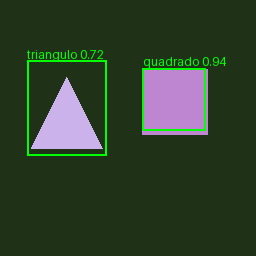
#> input picture projetos/yolo-duas-classes/evidencias/teste/predicao.png, 256 x 256 px
$ python processar.py ../yolo-duas-classes/evidencias/teste/predicao.png
#> lines starting #> are read from the running program, lines starting #| are printed output that depends on the picture; after the words box and inside, x2 and y2 are one past the last pixel; in counts of white or black regions, pixels touching at a corner belong together
#> in processar, source is the input picture: PIL image 256x256 RGB; mean R, G, B 46.7, 64.2, 41.2
"""Conversão explícita por pixel: RGB -> cinza -> binária (0 ou 255)."""
import argparse
import json
from pathlib import Path
from PIL import Image, ImageOps


def preparar_rgb(image):
    """Respeita orientação EXIF e compõe transparência sobre fundo branco."""
    image = ImageOps.exif_transpose(image).convert("RGBA")
    background = Image.new("RGBA", image.size, (255, 255, 255, 255))
#> background: PIL image 256x256 RGBA; every value is 255
    return Image.alpha_composite(background, image).convert("RGB")


def converter_cinza(image):
    """Luma aproximada: 0,299R + 0,587G + 0,114B, arredondada para inteiro."""
    if image.mode != "RGB":
        raise ValueError("converter_cinza requer uma imagem RGB; use preparar_rgb.")
    result = Image.new("L", image.size)
#> result: PIL image 256x256 L; every value is 0
    pixels = image.load()
    values = []
    for y in range(image.height):
        for x in range(image.width):
            r, g, b = pixels[x, y]
            values.append((299 * r + 587 * g + 114 * b + 500) // 1000)
#> after the loop, values = 65536 items
    result.putdata(values)
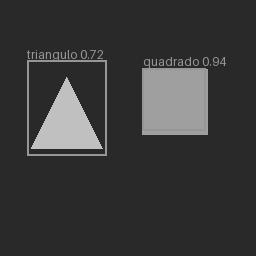
#> result: PIL image 256x256 L; min 41, max 192, mean 56.8
    return result


def binarizar(gray, limiar=128):
    """Cinza >= limiar vira branco (255); abaixo vira preto (0)."""
#> called with limiar = 128
    if type(limiar) is not int or not 0 <= limiar <= 255:
        raise ValueError("O limiar deve ser um inteiro entre 0 e 255.")
    if gray.mode != "L":
        raise ValueError("binarizar requer uma imagem em modo L.")
    result = Image.new("L", gray.size)
    result.putdata([255 if value >= limiar else 0 for value in gray.tobytes()])
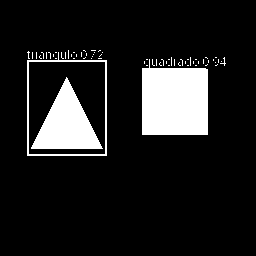
#> result: PIL image 256x256 L; 12.2% white; 66 white regions (63 under 20 px), largest, box (x1, y1, x2, y2) and area: (142, 59, 208, 135) 4429, (31, 77, 103, 149) 2628, (27, 52, 107, 156) 696
    return result


def montar_comparacao(rgb, gray, binary, limiar):
#> called with limiar = 128
    from PIL import ImageDraw, ImageFont
    width, height = rgb.size
#> width = 256; height = 256
    margin, title_height = 12, 42
    canvas = Image.new("RGB", (3 * width + 4 * margin, height + title_height + margin), "#f5f5f5")
#> canvas: PIL image 816x310 RGB; every value is 245
    draw = ImageDraw.Draw(canvas)
    font = ImageFont.load_default(size=18)
    titles = ["Original RGB", "Cinza: 0 a 255", f"Binaria: limiar {limiar}"]
    for index, (image, title) in enumerate(zip([rgb, gray, binary], titles)):
        x = margin + index * (width + margin)
        draw.text((x, 12), title, fill="#171717", font=font)
        canvas.paste(image.convert("RGB"), (x, title_height))
#> this loop made 3 passes
#> (title, x) on passes 1 to 3: ('Original RGB', 12), ('Cinza: 0 a 255', 280), ('Binaria: limiar 128', 548)
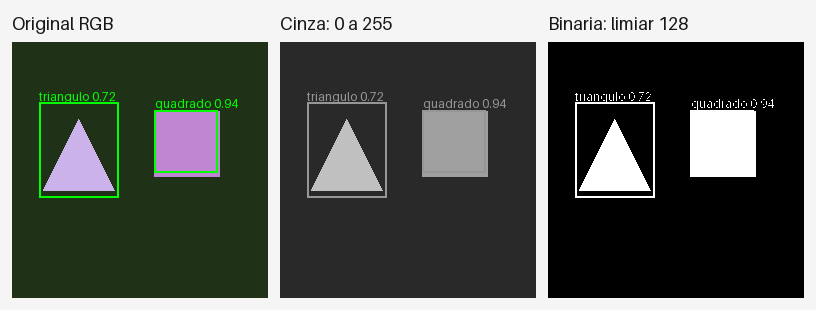
#> canvas: PIL image 816x310 RGB; mean R, G, B 88.3, 92.8, 86.8
    return canvas


def processar(input_path, output_dir="resultados", limiar=128):
    output = Path(output_dir)
    input_path = Path(input_path)
    # Valida o limiar antes de ler ou criar arquivos.
    if type(limiar) is not int or not 0 <= limiar <= 255:
        raise ValueError("O limiar deve ser um inteiro entre 0 e 255.")
    with Image.open(input_path) as source:
        rgb = preparar_rgb(source)
    gray = converter_cinza(rgb)
    binary = binarizar(gray, limiar)
    output.mkdir(parents=True, exist_ok=True)
    targets = [output / name for name in ["original.png", "cinza.png", "binaria.png", "comparacao.png", "relatorio.json"]]
    if input_path.resolve() in [p.resolve() for p in targets]:
        raise ValueError("A saída sobrescreveria a entrada; escolha outra pasta.")
    rgb.save(output / "original.png")
    gray.save(output / "cinza.png")
    binary.save(output / "binaria.png")
    montar_comparacao(rgb, gray, binary, limiar).save(output / "comparacao.png")
    values = list(binary.tobytes())
#> values = 65536 items
    report = {
        "entrada": input_path.name, "largura": rgb.width, "altura": rgb.height,
        "pixels": rgb.width * rgb.height, "limiar": limiar,
        "formula": "(299*R + 587*G + 114*B + 500) // 1000",
        "regra": "cinza >= limiar: 255; caso contrário: 0",
        "modos": {"original": rgb.mode, "cinza": gray.mode, "binaria": binary.mode},
        "intervalo_cinza": list(gray.getextrema()),
        "valores_binaria": sorted(set(values)),
        "pixels_pretos": values.count(0), "pixels_brancos": values.count(255),
        "dimensoes_preservadas": rgb.size == gray.size == binary.size,
    }
    (output / "relatorio.json").write_text(json.dumps(report, ensure_ascii=False, indent=2), encoding="utf-8")
    return report


def main():
    parser = argparse.ArgumentParser(description=__doc__)
    parser.add_argument("imagem", help="Caminho de uma imagem PNG ou JPEG")
    parser.add_argument("--saida", default="resultados")
    parser.add_argument("--limiar", type=int, default=128)
    args = parser.parse_args()
    try:
        report = processar(args.imagem, args.saida, args.limiar)
#> report = 13 items
    except (OSError, ValueError) as error:
        parser.exit(1, f"Erro: {error}\n")
    print(json.dumps(report, ensure_ascii=False, indent=2))
#> (printed output is left out)


if __name__ == "__main__":
    main()
